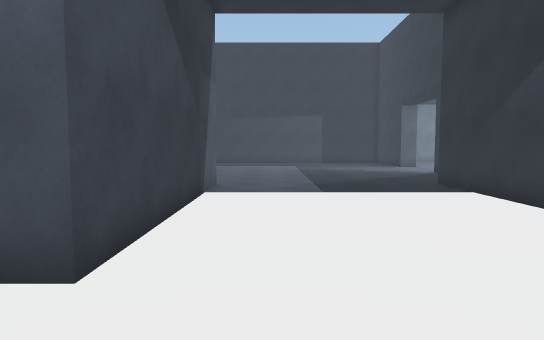
[1] (above)

18 first-person views from a walk through a Unity game level. The camera is 1.4 m above the floor, tilts 4° down and sees 75° across. The floor is counted in squares, 1 m on a side. Each view is taken from the middle of a square. On the plan, view 1 faces up. The plan holds only what a view shows up to about 15 squares ahead; the rest is blank. The place goes on beyond the plan. The player is left out. Door leaves are left out, so doorways stand open.

[2]
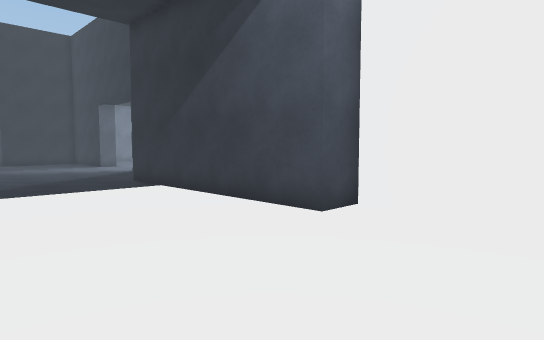

[3]
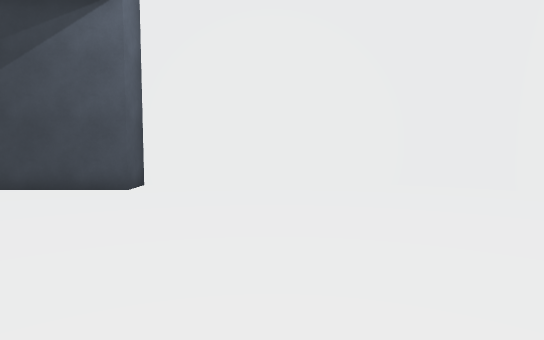

[4]
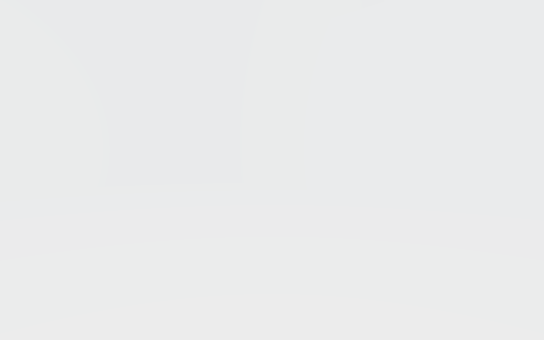

[5]
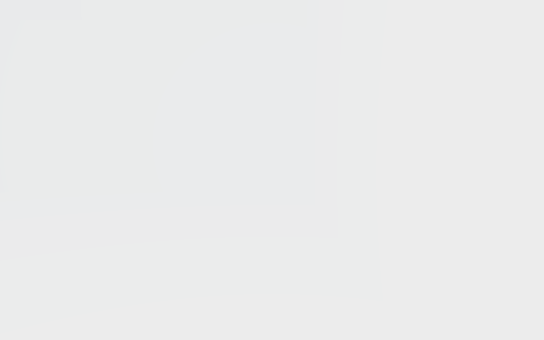

[6]
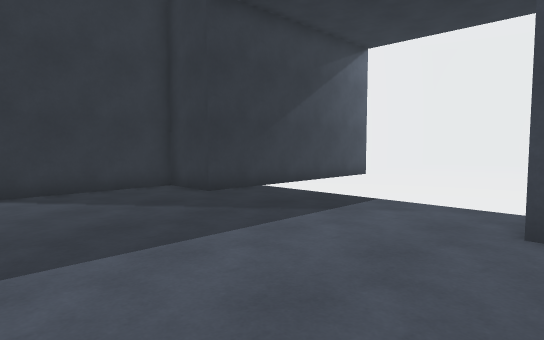

[7]
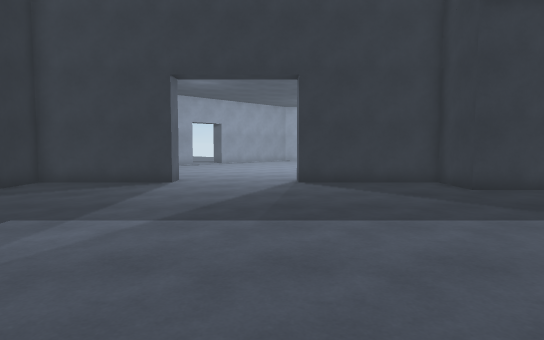

[8]
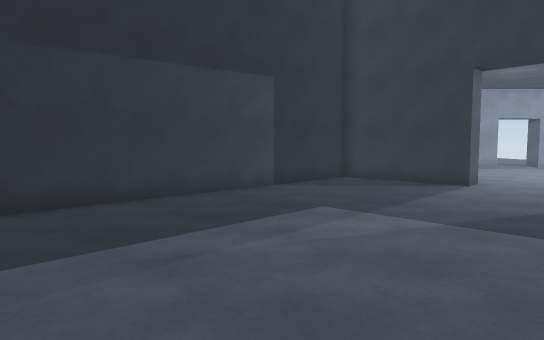

[9]
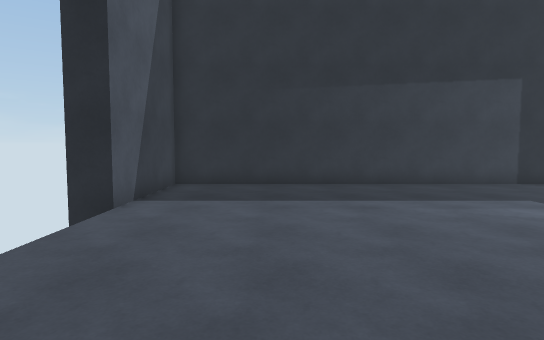

[10]
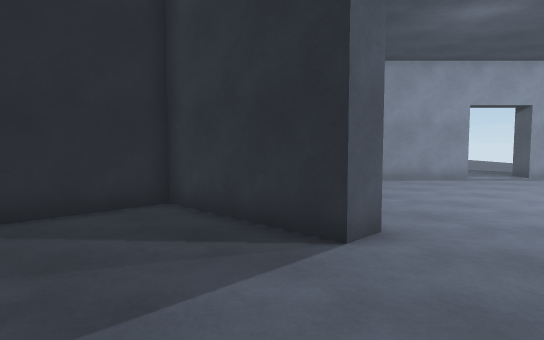

[11]
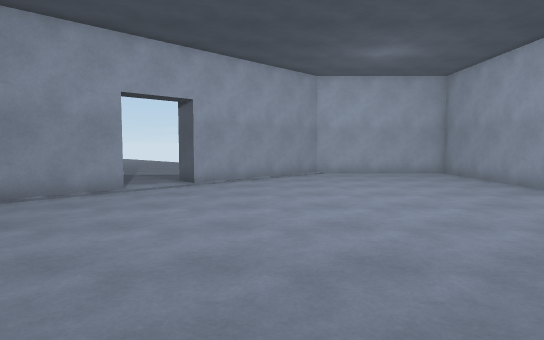

[12]
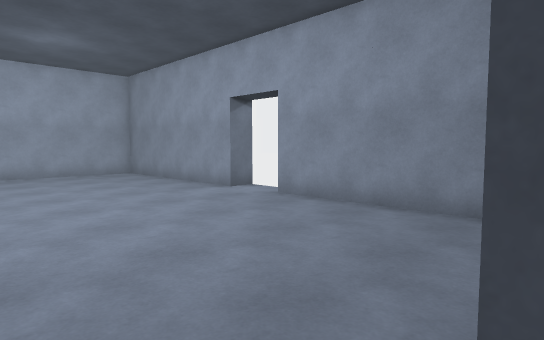

[13]
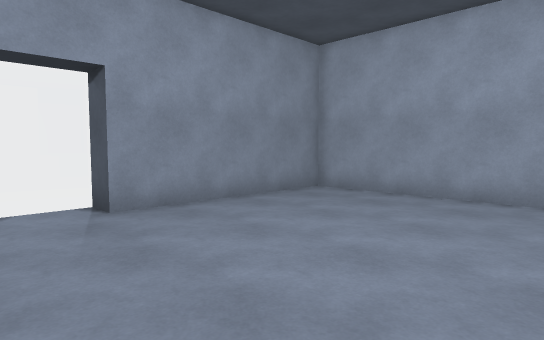

[14]
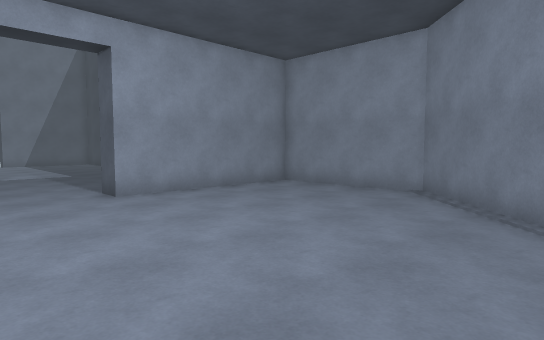

[15]
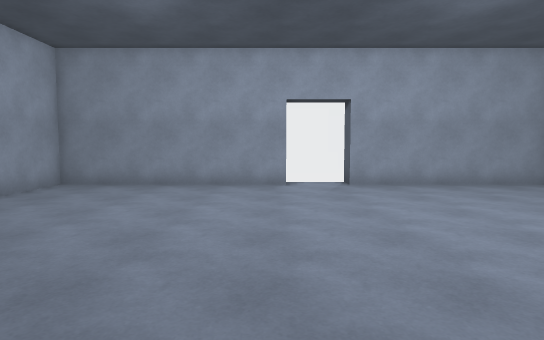

[16]
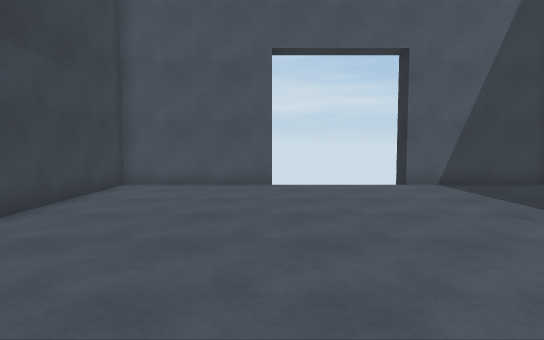

[17]
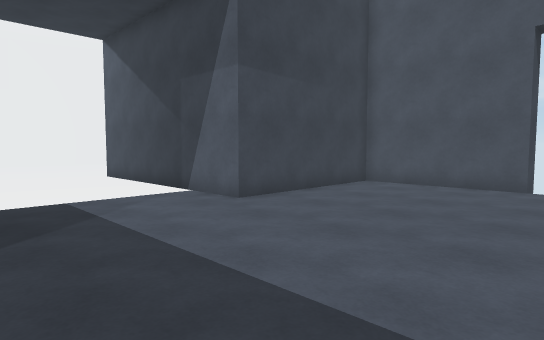

[18]
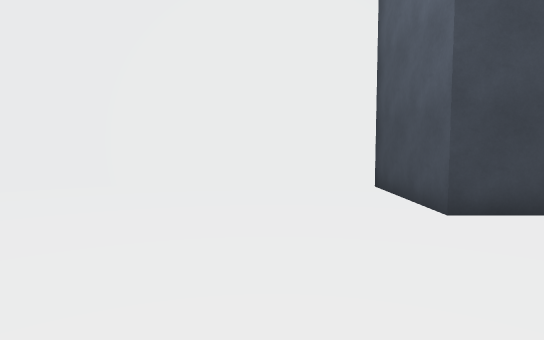

### Floor plan
Points are (right, up) in squares from view 1. A wall is a line through its corners. A room is listed if a view was taken in it or the views show most of it. See-through windows are left out.
Room 1 (views 1, 2, 3, 4, 5, 6, 7, 8, 9, 10, 11, 12, 16, 17, 18)
walls: (-8.5, 18) (-8.5, 12.8) (-2, 12.8) (-2, 3.5) (-7, 3.5) (-7, -8.5) (-0.4, -8.5); (9.2, 22.7) (8.3, 22.7) (8.3, 27.7) (-8.5, 27.7) (-8.5, 22.7); (1.4, -8.5) (7.4, -8.5) (7.4, 3.5) (6, 3.5) (6, 12.8) (8.3, 12.8) (8.3, 18) (9.2, 18)
ways out: opening at (9.8, 20.5) to room 2; gap at (-9, 18); gap at (-9, 23)
Room 2 (views 13, 14, 15)
walls: (19.8, 24.4) (14.7, 29.6); (9.2, 18) (9.2, 11.5) (16.2, 11.5) (16.2, 10.2); (24.1, 20.2) (21.5, 22.8) (22.2, 23.5); (18.5, 10.2) (18.5, 11.5) (25.5, 11.5); (9.2, 29.5) (9.2, 22.7)
ways out: opening at (9.8, 20.5) to room 1; opening at (17.5, 10.5); opening at (21.5, 24)

Positions as (right, up) in squares from view 1, and headings:
1: (0, 0), facing up
2: (0, -1), facing up-right
3: (-5, -1), facing right
4: (-5, 0), facing down-right
5: (-6, 2), facing down
6: (-3, 19), facing down-right
7: (-5, 19), facing right
8: (-5, 19), facing up-right
9: (-5, 15), facing up
10: (4, 20), facing up-right
11: (9, 20), facing right
12: (9, 19), facing down-right
13: (19, 19), facing down-left
14: (19, 19), facing up-left
15: (19, 24), facing down
16: (4, 18), facing left
17: (4, 20), facing down-left
18: (5, 0), facing left
